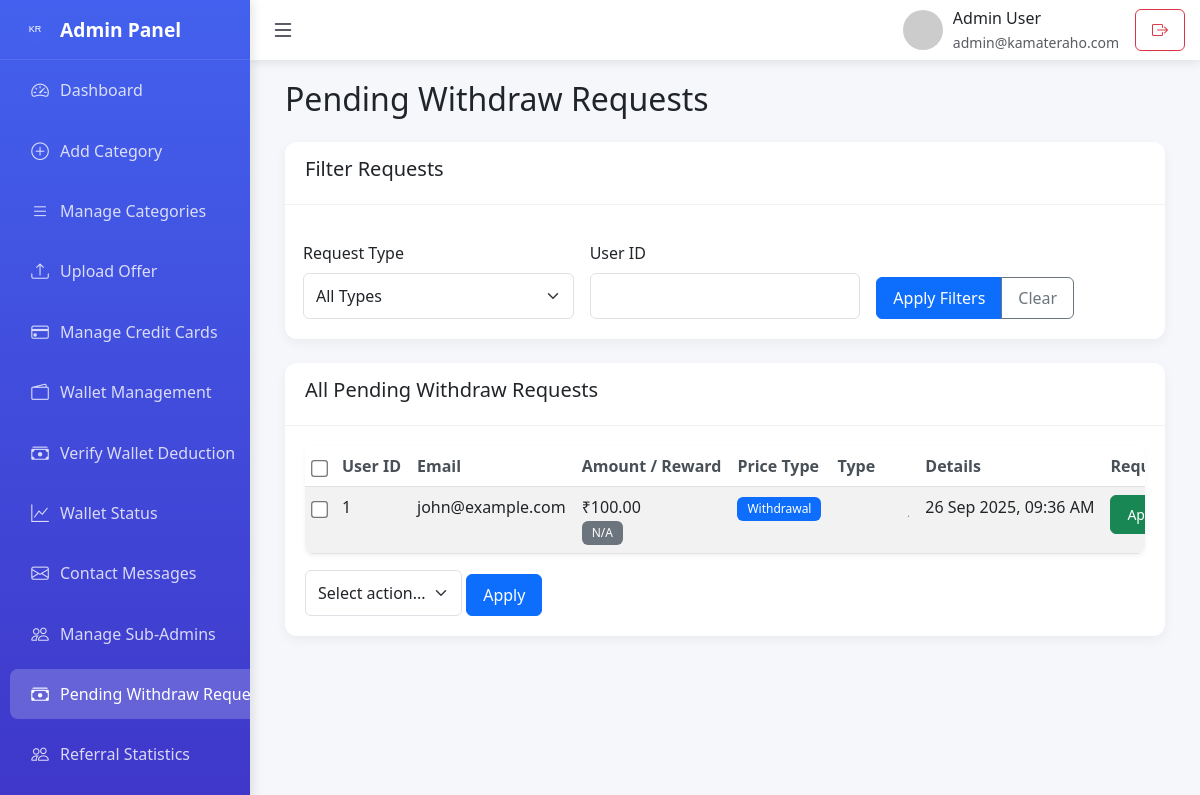
The page /admin/pending_withdraw_requests.php on the database its author committed.
### tables this page shows
CREATE TABLE IF NOT EXISTS withdraw_requests (
    id INT(11) AUTO_INCREMENT PRIMARY KEY,
    user_id INT(11) NOT NULL,
    amount DECIMAL(10, 2) NOT NULL,
    upi_id VARCHAR(255) NOT NULL,
    screenshot VARCHAR(255),
    status ENUM('pending', 'approved', 'rejected') DEFAULT 'pending',
    offer_title VARCHAR(255),
    offer_description TEXT,
    created_at TIMESTAMP DEFAULT CURRENT_TIMESTAMP,
    FOREIGN KEY (user_id) REFERENCES users(id) ON DELETE CASCADE
);

CREATE TABLE IF NOT EXISTS users (
    id INT(11) AUTO_INCREMENT PRIMARY KEY,
    name VARCHAR(255) NOT NULL,
    email VARCHAR(255) UNIQUE NOT NULL,
    phone VARCHAR(20),
    city VARCHAR(100),
    state VARCHAR(100),
    password VARCHAR(255) NOT NULL,
    wallet_balance DECIMAL(10, 2) DEFAULT 0.00,
    referral_code VARCHAR(50),
    created_at TIMESTAMP DEFAULT CURRENT_TIMESTAMP
);

### admin/pending_withdraw_requests.php (the view, shortened to what this page needs)
<?php
include '../config/db.php';
include 'includes/admin_layout.php';
$filter_type = isset($_GET['type']) ? $_GET['type'] : '';
$filter_user_id = isset($_GET['user_id']) ? $_GET['user_id'] : '';
$sql = "SELECT wr.*, u.name, u.email, u.id as user_id, o.price_type FROM withdraw_requests wr
        JOIN users u ON wr.user_id = u.id
        LEFT JOIN offers o ON wr.offer_title = o.title OR wr.offer_title LIKE CONCAT('%', o.title, '%')
        WHERE wr.status = 'pending'";
$params = [];
$sql .= " ORDER BY wr.created_at DESC";
try {
    $stmt = $pdo->prepare($sql);
    $stmt->execute($params);
    $pending_withdraw_requests = $stmt->fetchAll(PDO::FETCH_ASSOC);
} catch(PDOException $e) {
    error_log("Database error fetching pending withdraw requests: " . $e->getMessage());
    $error = "Error fetching pending withdraw requests: " . $e->getMessage();
    $pending_withdraw_requests = [];
}
$selected_checkboxes = [];
?>
<div class="container-fluid">
    <h2 class="mb-4">Pending Withdraw Requests</h2>
    <div class="card mb-4">
        <div class="card-header">
            <h5>Filter Requests</h5>
        </div>
        <div class="card-body">
            <form method="GET" class="row g-3" id="filterForm">
                <div class="col-md-4">
                    <label for="type" class="form-label">Request Type</label>
                    <select name="type" id="type" class="form-select">
                        <option value="">All Types</option>
                    </select>
                </div>
                <div class="col-md-4">
                    <label for="user_id" class="form-label">User ID</label>
                    <input type="number" name="user_id" id="user_id" class="form-control" value="<?php echo htmlspecialchars($filter_user_id); ?>">
                </div>
                <div class="col-md-4 d-flex align-items-end">
                    <div class="btn-group" role="group">
                        <button type="submit" class="btn btn-primary">Apply Filters</button>
                        <a href="pending_withdraw_requests.php" class="btn btn-outline-secondary">Clear</a>
                    </div>
                </div>
            </form>
        </div>
    </div>
    <div class="card">
        <div class="card-header">
            <h5>All Pending Withdraw Requests</h5>
        </div>
        <div class="card-body">
            <?php if (empty($pending_withdraw_requests)): ?>
                <p>No pending withdraw requests <?php echo (!empty($filter_type) || !empty($filter_user_id)) ? 'match your filters' : ''; ?>.</p>
            <?php else: ?>
                <form method="POST" id="batchForm">
                    <div class="table-responsive">
                        <table class="table table-striped">
                            <thead>
                                <tr>
                                    <th><input type="checkbox" id="selectAll"></th>
                                    <th>User ID</th>
                                    <th>Email</th>
                                    <th>Amount / Reward</th>
                                    <th>Price Type</th>
                                    <th>Type</th>
                                    <th>Details</th>
                                    <th>Requested On</th>
                                </tr>
                            </thead>
                            <tbody>
                                <?php foreach ($pending_withdraw_requests as $request): ?>
                                    <tr>
                                        <td><input type="checkbox" name="selected_requests[]" value="<?php echo $request['id']; ?>"
                                            <?php echo in_array($request['id'], $selected_checkboxes) ? 'checked' : ''; ?>></td>
                                        <td><?php echo htmlspecialchars($request['user_id']); ?></td>
                                        <td><?php echo htmlspecialchars($request['email']); ?></td>
                                        <td>
                                            <?php
                                            $price_type = '';
                                            $offer_price = 0;
                                            if (!empty($price_type) && $price_type !== 'fixed') {
                                                echo '<span class="text-warning">To be determined</span>';
                                                echo '<br><small class="text-muted">(' . number_format($offer_price, 2) . '% offer)</small>';
                                                echo '<br><small class="text-info">Click "Approve" to enter values</small>';
                                            } else {
                                                echo '₹' . number_format($request['amount'], 2);
                                            }
                                            if (!empty($price_type)) {
                                                switch($price_type) {
                                                    case 'fixed':
                                                        echo '<br><span class="badge bg-success">Fixed</span>';
                                                        break;
                                                    case 'flat_percent':
                                                        echo '<br><span class="badge bg-primary">Flat %</span>';
                                                        break;
                                                    case 'upto_percent':
                                                        echo '<br><span class="badge bg-warning">Upto %</span>';
                                                        break;
                                                    default:
                                                        echo '<br><span class="badge bg-secondary">Unknown</span>';
                                                }
                                            } else {
                                                echo '<br><span class="badge bg-secondary">N/A</span>';
                                            }
                                            ?>
                                        </td>
                                        <td>
                                            <?php
                                            $isPurchase = strpos($request['upi_id'], 'purchase@') === 0;
                                            if ($isPurchase): ?>
                                                <span class="badge bg-success">Purchase Request</span>
                                            <?php else: ?>
                                                <span class="badge bg-primary">Withdrawal</span>
                                            <?php endif; ?>
                                        </td>
                                        <td>
                                            <?php if (!empty($request['offer_title'])): ?>
                                                <div>
                                                    <strong><?php echo htmlspecialchars($request['offer_title']); ?></strong><br>
                                                    <div class="text-truncate-slider" style="max-width: 200px; overflow: hidden; position: relative;">
                                                        <div class="slider-text" style="white-space: nowrap; display: inline-block;">
                                                            <?php echo htmlspecialchars($request['offer_description']); ?>
                                                        </div>
                                                    </div>
                                                </div>
                                            <?php else: ?>
                                                <div class="text-truncate-slider" style="max-width: 200px; overflow: hidden; position: relative;">
                                                    <div class="slider-text" style="white-space: nowrap; display: inline-block;">
                                                    </div>
                                                </div>
                                            <?php endif; ?>
                                        </td>
                                        <td><?php echo date('d M Y, h:i A', strtotime($request['created_at'])); ?></td>
                                        <td>
                                            <div class="btn-group btn-group-sm" role="group">
                                                <a href="approve_withdraw.php?id=<?php echo $request['id']; ?>&action=approve"
                                                   class="btn btn-success">Approve</a>
                                            </div>
                                        </td>
                                    </tr>
                                <?php endforeach; ?>
                            </tbody>
                        </table>
                    </div>
                    <div class="mt-3">
                        <select name="batch_action" class="form-select d-inline-block w-auto">
                            <option value="">Select action...</option>
                        </select>
                        <button type="submit" class="btn btn-primary" onclick="return confirm('Are you sure you want to perform this action on selected requests?')">Apply</button>
                    </div>
                </form>
            <?php endif; ?>
        </div>
    </div>
</div>
<?php include 'includes/admin_footer.php'; ?>

### admin/assets/admin.css (style rules this page uses)
.card { transition: all 0.3s ease; margin-bottom: 20px; }
.card-body { padding: 1.25rem; }
.table th { font-weight: 600; color: #495057; }
.table-responsive { border-radius: 8px; overflow: hidden; box-shadow: 0 2px 5px rgba(0, 0, 0, 0.05); }
.table { margin-bottom: 0; }
.table th, .table td { white-space: nowrap; }
.badge { padding: 6px 10px; font-weight: 500; }
.btn { border-radius: 6px; padding: 8px 16px; font-weight: 500; }
.form-control, .form-select { border-radius: 6px; padding: 10px 12px; }
.form-label { font-weight: 500; margin-bottom: 0.5rem; }
@media (max-width: 1200px) { .container-fluid { padding: 0 15px; } }
@media (max-width: 1200px) { .row { margin: 0 -10px; } }

### admin/assets/admin_batch.css (style rules this page uses)
.table th input[type="checkbox"], .table td input[type="checkbox"] { transform: scale(1.3); margin: 0; cursor: pointer; }
.table th input[type="checkbox"] { vertical-align: middle; }
.table td input[type="checkbox"] { vertical-align: middle; }
#selectAll { transform: scale(1.3); margin: 0; cursor: pointer; vertical-align: middle; }

### admin/includes/admin_layout.php (style rules this page uses)
:root { --sidebar-width: 250px; --header-height: 60px; --primary-color: #4361ee; --secondary-color: #3f37c9; --success-color: #4cc9f0; --dark-color: #1d1e2c; --light-color: #f8f9fa; }
body { background-color: #f5f7fb; font-family: 'Segoe UI', Tahoma, Geneva, Verdana, sans-serif; }
.card { border: none; border-radius: 12px; box-shadow: 0 4px 12px rgba(0, 0, 0, 0.05); margin-bottom: 20px; transition: transform 0.3s; }
.card-header { background-color: white; border-bottom: 1px solid rgba(0, 0, 0, 0.05); font-weight: 600; padding: 15px 20px; border-radius: 12px 12px 0 0 !important; }
.slider-text { animation: slide-left 10s linear infinite; padding-left: 100%; }
.text-truncate-slider .slider-text { animation-play-state: paused; }

### rows shown on the page
withdraw_requests: user "1", user.email "john@example.com", amount "100.00", upi_id "Withdrawal", created_at "26 Sep 2025, 09:36 AM"

### other values the page prints
$admin_name "Admin User"
$admin_email "admin@kamateraho.com"
